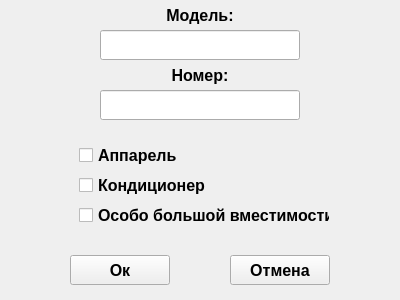
<?xml version="1.0" encoding="UTF-8"?>
<ui version="4.0">
 <class>dialogBusWindow</class>
 <widget class="QWidget" name="dialogBusWindow">
  <property name="geometry">
   <rect>
    <x>0</x>
    <y>0</y>
    <width>400</width>
    <height>300</height>
   </rect>
  </property>
  <property name="windowTitle">
   <string>Добавление автобуса</string>
  </property>
  <widget class="QPushButton" name="pushButton">
   <property name="geometry">
    <rect>
     <x>70</x>
     <y>255</y>
     <width>100</width>
     <height>30</height>
    </rect>
   </property>
   <property name="font">
    <font>
     <pointsize>12</pointsize>
     <bold>true</bold>
    </font>
   </property>
   <property name="text">
    <string>Ок</string>
   </property>
  </widget>
  <widget class="QPushButton" name="pushButton_2">
   <property name="geometry">
    <rect>
     <x>230</x>
     <y>255</y>
     <width>100</width>
     <height>30</height>
    </rect>
   </property>
   <property name="font">
    <font>
     <pointsize>12</pointsize>
     <bold>true</bold>
    </font>
   </property>
   <property name="text">
    <string>Отмена</string>
   </property>
  </widget>
  <widget class="QLabel" name="label">
   <property name="geometry">
    <rect>
     <x>100</x>
     <y>0</y>
     <width>200</width>
     <height>30</height>
    </rect>
   </property>
   <property name="font">
    <font>
     <pointsize>12</pointsize>
     <bold>true</bold>
    </font>
   </property>
   <property name="text">
    <string>Модель:</string>
   </property>
   <property name="alignment">
    <set>Qt::AlignCenter</set>
   </property>
  </widget>
  <widget class="QLineEdit" name="lineEdit">
   <property name="geometry">
    <rect>
     <x>100</x>
     <y>30</y>
     <width>200</width>
     <height>30</height>
    </rect>
   </property>
   <property name="font">
    <font>
     <pointsize>11</pointsize>
    </font>
   </property>
  </widget>
  <widget class="QLabel" name="label_2">
   <property name="geometry">
    <rect>
     <x>100</x>
     <y>60</y>
     <width>200</width>
     <height>30</height>
    </rect>
   </property>
   <property name="font">
    <font>
     <pointsize>12</pointsize>
     <bold>true</bold>
    </font>
   </property>
   <property name="text">
    <string>Номер:</string>
   </property>
   <property name="alignment">
    <set>Qt::AlignCenter</set>
   </property>
  </widget>
  <widget class="QLineEdit" name="lineEdit_2">
   <property name="geometry">
    <rect>
     <x>100</x>
     <y>90</y>
     <width>200</width>
     <height>30</height>
    </rect>
   </property>
   <property name="font">
    <font>
     <pointsize>11</pointsize>
    </font>
   </property>
  </widget>
  <widget class="QCheckBox" name="checkBox">
   <property name="geometry">
    <rect>
     <x>79</x>
     <y>140</y>
     <width>221</width>
     <height>30</height>
    </rect>
   </property>
   <property name="font">
    <font>
     <pointsize>12</pointsize>
     <bold>true</bold>
    </font>
   </property>
   <property name="text">
    <string>Аппарель</string>
   </property>
  </widget>
  <widget class="QCheckBox" name="checkBox_2">
   <property name="geometry">
    <rect>
     <x>79</x>
     <y>170</y>
     <width>221</width>
     <height>30</height>
    </rect>
   </property>
   <property name="font">
    <font>
     <pointsize>12</pointsize>
     <bold>true</bold>
    </font>
   </property>
   <property name="text">
    <string>Кондиционер</string>
   </property>
  </widget>
  <widget class="QCheckBox" name="checkBox_3">
   <property name="geometry">
    <rect>
     <x>79</x>
     <y>200</y>
     <width>251</width>
     <height>30</height>
    </rect>
   </property>
   <property name="font">
    <font>
     <pointsize>12</pointsize>
     <bold>true</bold>
    </font>
   </property>
   <property name="text">
    <string>Особо большой вместимости</string>
   </property>
  </widget>
 </widget>
 <resources/>
 <connections/>
</ui>
